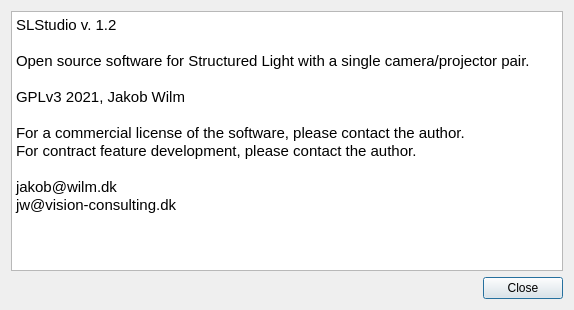
<?xml version="1.0" encoding="UTF-8"?>
<ui version="4.0">
 <class>AboutDialog</class>
 <widget class="QDialog" name="AboutDialog">
  <property name="geometry">
   <rect>
    <x>0</x>
    <y>0</y>
    <width>574</width>
    <height>310</height>
   </rect>
  </property>
  <property name="windowTitle">
   <string>About</string>
  </property>
  <layout class="QGridLayout" name="gridLayout">
   <item row="0" column="0">
    <widget class="QTextEdit" name="textEdit">
     <property name="html">
      <string>&lt;!DOCTYPE HTML PUBLIC &quot;-//W3C//DTD HTML 4.0//EN&quot; &quot;http://www.w3.org/TR/REC-html40/strict.dtd&quot;&gt;
&lt;html&gt;&lt;head&gt;&lt;meta name=&quot;qrichtext&quot; content=&quot;1&quot; /&gt;&lt;meta charset=&quot;utf-8&quot; /&gt;&lt;style type=&quot;text/css&quot;&gt;
p, li { white-space: pre-wrap; }
&lt;/style&gt;&lt;/head&gt;&lt;body style=&quot; font-family:'Ubuntu'; font-size:11pt; font-weight:400; font-style:normal;&quot;&gt;
&lt;p style=&quot; margin-top:0px; margin-bottom:0px; margin-left:0px; margin-right:0px; -qt-block-indent:0; text-indent:0px;&quot;&gt;SLStudio v. 1.2&lt;/p&gt;
&lt;p style=&quot;-qt-paragraph-type:empty; margin-top:0px; margin-bottom:0px; margin-left:0px; margin-right:0px; -qt-block-indent:0; text-indent:0px;&quot;&gt;&lt;br /&gt;&lt;/p&gt;
&lt;p style=&quot; margin-top:0px; margin-bottom:0px; margin-left:0px; margin-right:0px; -qt-block-indent:0; text-indent:0px;&quot;&gt;Open source software for Structured Light with a single camera/projector pair.&lt;/p&gt;
&lt;p style=&quot;-qt-paragraph-type:empty; margin-top:0px; margin-bottom:0px; margin-left:0px; margin-right:0px; -qt-block-indent:0; text-indent:0px;&quot;&gt;&lt;br /&gt;&lt;/p&gt;
&lt;p style=&quot; margin-top:0px; margin-bottom:0px; margin-left:0px; margin-right:0px; -qt-block-indent:0; text-indent:0px;&quot;&gt;GPLv3 2021, Jakob Wilm&lt;/p&gt;
&lt;p style=&quot;-qt-paragraph-type:empty; margin-top:0px; margin-bottom:0px; margin-left:0px; margin-right:0px; -qt-block-indent:0; text-indent:0px;&quot;&gt;&lt;br /&gt;&lt;/p&gt;
&lt;p style=&quot; margin-top:0px; margin-bottom:0px; margin-left:0px; margin-right:0px; -qt-block-indent:0; text-indent:0px;&quot;&gt;For a commercial license of the software, please contact the author.&lt;/p&gt;
&lt;p style=&quot; margin-top:0px; margin-bottom:0px; margin-left:0px; margin-right:0px; -qt-block-indent:0; text-indent:0px;&quot;&gt;For contract feature development, please contact the author.&lt;/p&gt;
&lt;p style=&quot;-qt-paragraph-type:empty; margin-top:0px; margin-bottom:0px; margin-left:0px; margin-right:0px; -qt-block-indent:0; text-indent:0px;&quot;&gt;&lt;br /&gt;&lt;/p&gt;
&lt;p style=&quot; margin-top:0px; margin-bottom:0px; margin-left:0px; margin-right:0px; -qt-block-indent:0; text-indent:0px;&quot;&gt;jakob@wilm.dk&lt;/p&gt;
&lt;p style=&quot; margin-top:0px; margin-bottom:0px; margin-left:0px; margin-right:0px; -qt-block-indent:0; text-indent:0px;&quot;&gt;jw@vision-consulting.dk&lt;/p&gt;&lt;/body&gt;&lt;/html&gt;</string>
     </property>
    </widget>
   </item>
   <item row="1" column="0">
    <widget class="QDialogButtonBox" name="buttonBox">
     <property name="orientation">
      <enum>Qt::Horizontal</enum>
     </property>
     <property name="standardButtons">
      <set>QDialogButtonBox::Close</set>
     </property>
    </widget>
   </item>
  </layout>
 </widget>
 <resources/>
 <connections>
  <connection>
   <sender>buttonBox</sender>
   <signal>accepted()</signal>
   <receiver>AboutDialog</receiver>
   <slot>accept()</slot>
   <hints>
    <hint type="sourcelabel">
     <x>248</x>
     <y>254</y>
    </hint>
    <hint type="destinationlabel">
     <x>157</x>
     <y>274</y>
    </hint>
   </hints>
  </connection>
  <connection>
   <sender>buttonBox</sender>
   <signal>rejected()</signal>
   <receiver>AboutDialog</receiver>
   <slot>reject()</slot>
   <hints>
    <hint type="sourcelabel">
     <x>316</x>
     <y>260</y>
    </hint>
    <hint type="destinationlabel">
     <x>286</x>
     <y>274</y>
    </hint>
   </hints>
  </connection>
 </connections>
</ui>
